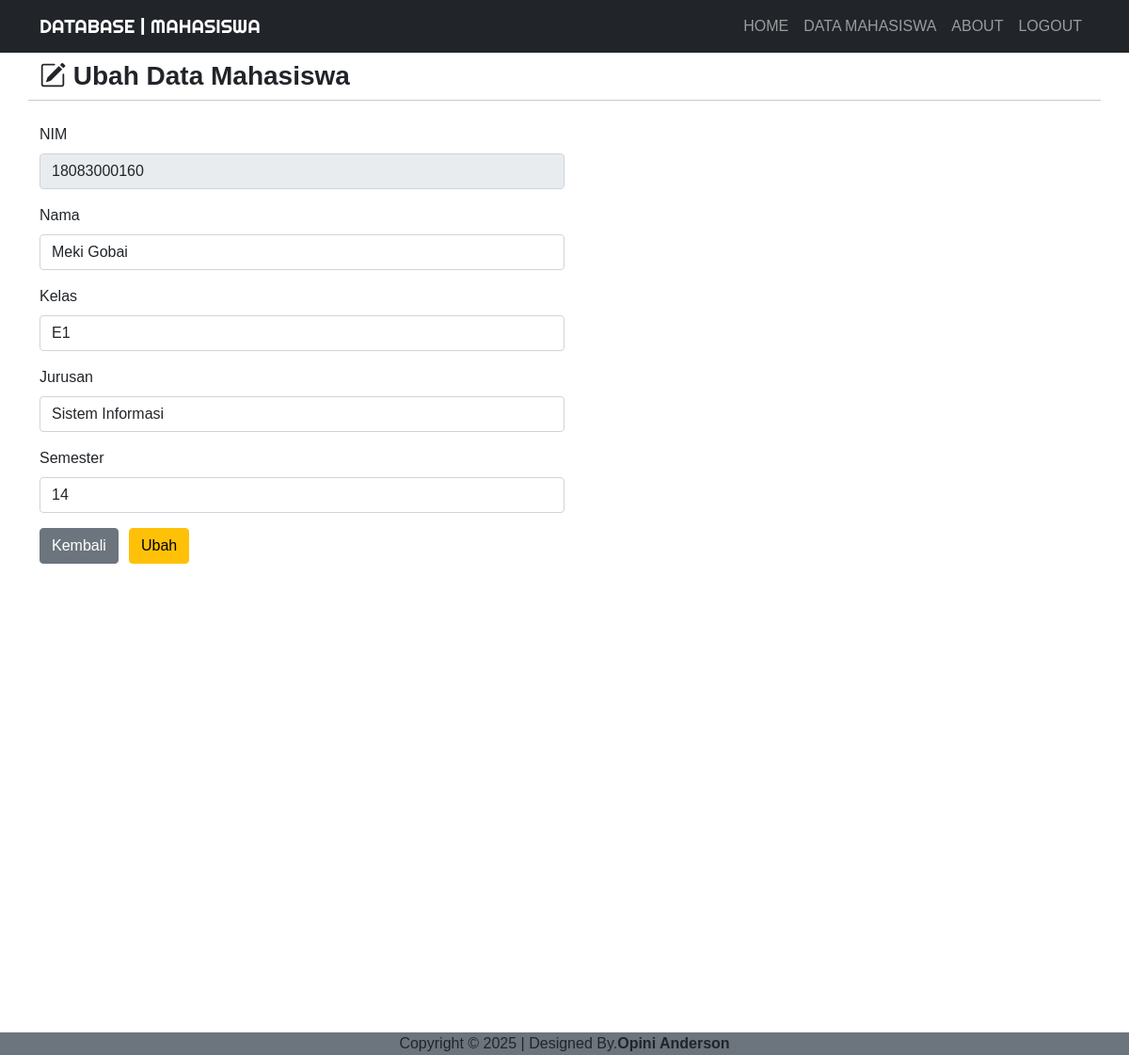
Screenshot of /ubah.php?nim=18083000160 (signed in) with the database file from the repository.
### tables this page shows
CREATE TABLE `mahasiswa` (
  `id` int NOT NULL,
  `nama` varchar(50) NOT NULL,
  `nim` varchar(20) NOT NULL,
  `kelas` varchar(2) NOT NULL,
  `jurusan` varchar(50) NOT NULL,
  `semester` varchar(2) NOT NULL
);

### function.php (called while the page is built, shortened)
<?php
$koneksi = mysqli_connect("localhost", "root", "", "mahasiswadb");
function query($query)
{
    global $koneksi;
    $result = mysqli_query($koneksi, $query);
    $rows = [];
    while ($row = mysqli_fetch_assoc($result)) {
        $rows[] = $row;
    }
    return $rows;
}

### ubah.php (the view, shortened to what this page needs)
<?php
require 'function.php';
$nim = $_GET['nim'];
$siswa = query("SELECT * FROM mahasiswa WHERE nim = $nim")[0];
?>
<!DOCTYPE html>
<html lang="en">
<head>
    <link href="https://cdn.jsdelivr.net/npm/bootstrap@5.0.0-beta2/dist/css/bootstrap.min.css" rel="stylesheet">
    <link rel="stylesheet" href="https://cdn.jsdelivr.net/npm/bootstrap-icons@1.4.0/font/bootstrap-icons.css">
    <link rel="stylesheet" href="css/style.css">
</head>
<body>
    <nav class="navbar navbar-expand-lg navbar-dark bg-dark text-uppercase">
        <div class="container">
            <a class="navbar-brand" href="index.php">DATABASE | MAHASISWA</a>
            <div class="collapse navbar-collapse" id="navbarNav">
                <ul class="navbar-nav ms-auto">
                    <li class="nav-item">
                        <a class="nav-link" aria-current="page" href="home.html">Home</a>
                    </li>
                    <li class="nav-item">
                    <a class="nav-link" aria-current="page" href="index.php"
                    >Data Mahasiswa</a >
                    </li>
                    <li class="nav-item">
                        <a class="nav-link" href="about.html">About</a>
                    </li>
                    <li class="nav-item">
                        <a class="nav-link" href="logout.php">Logout</a>
                    </li>
                </ul>
            </div>
        </div>
    </nav>
    <div class="container">
        <div class="row my-2">
            <div class="col-md">
                <h3 class="fw-bold"><i class="bi bi-pencil-square"></i>&nbsp;Ubah Data Mahasiswa</h3>
            </div>
            <hr>
        </div>
        <div class="row my-2">
            <div class="col-md">
                <form action="" method="post" enctype="multipart/form-data">
                    <div class="mb-3">
                        <label for="nim" class="form-label">NIM</label>
                        <input type="number" class="form-control w-50" id="nim" value="<?= $siswa['nim']; ?>" name="nim" readonly>
                    </div>
                    <div class="mb-3">
                        <label for="nama" class="form-label">Nama</label>
                        <input type="text" class="form-control w-50" id="nama" value="<?= $siswa['nama']; ?>" name="nama" autocomplete="off" required>
                    </div>
                    <div class="mb-3">
                        <label for="kelas" class="form-label">Kelas</label>
                        <input type="text" class="form-control w-50" id="kelas" value="<?= $siswa['kelas']; ?>" name="kelas" autocomplete="off" required>
                    </div>
                    <div class="mb-3">
                        <label for="jurusan" class="form-label">Jurusan</label>
                        <input type="text" class="form-control w-50" id="jurusan" value="<?= $siswa['jurusan']; ?>" name="jurusan" autocomplete="off" required>
                    </div>
                    </div>
                    <div class="mb-3">
                        <label for="semester" class="form-label">Semester</label>
                        <input type="number" class="form-control w-50" id="semester" value="<?= $siswa['semester']; ?>" name="semester" autocomplete="off" required>
                    </div>
                    <div class="col-lg-0 col-1">
                        <a href="index.php" class="btn btn-secondary">Kembali</a>
                    </div>
                    <div class="col-lg-0 col-1">
                        <button type="submit" class="btn btn-warning" name="ubah">Ubah</button>
                    </div>
            </div>
        </div>
</body>
<footer>
    <nav class="padding">
      <div class="text-center text-default bg-secondary">
        Copyright &copy; 2025 | Designed By.<strong>Opini Anderson</strong>
      </div>
    </nav>
  </footer>
</html>

### css/style.css (style rules this page uses)
body { font-family: "Gill Sans", "Gill Sans MT", Calibri, "Trebuchet MS", sans-serif; }
.navbar-brand { font-family: "Righteous", cursive; }
.padding { padding-top: 490px; text-align: center; }

### rows the page displays
mahasiswa: nim "18083000160", nama "Meki Gobai", kelas "E1", jurusan "Sistem Informasi", semester "14"
